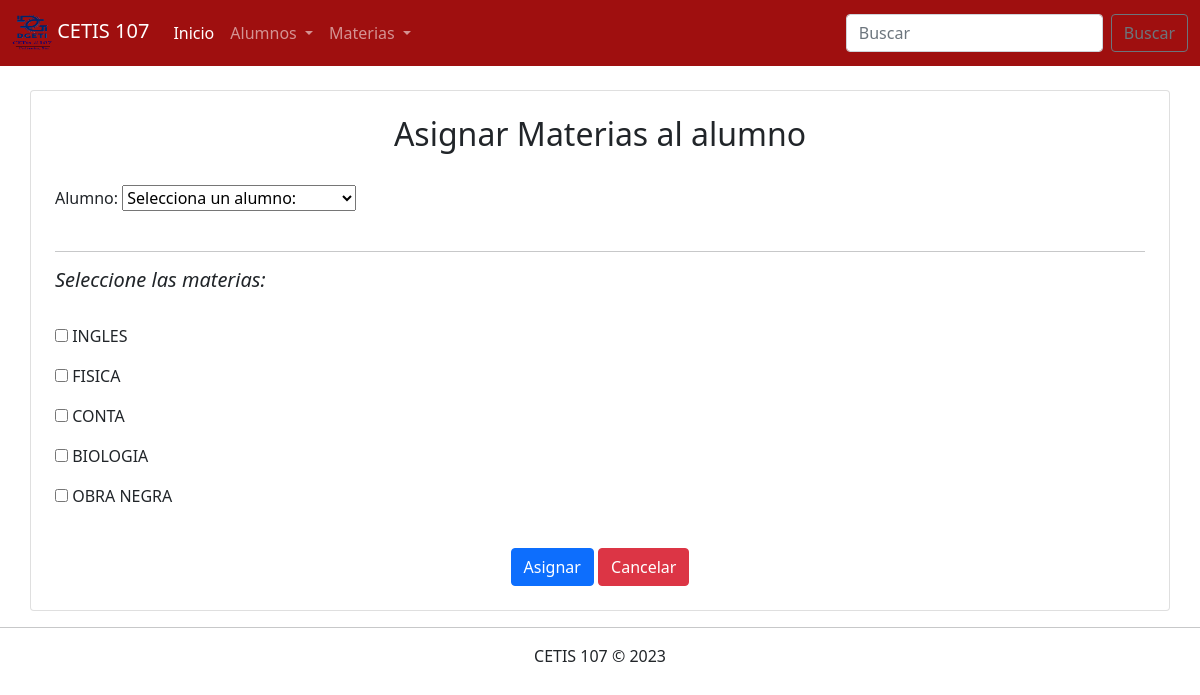
Page /Parcial3/AsignarMaterias.php on the earlier database version.
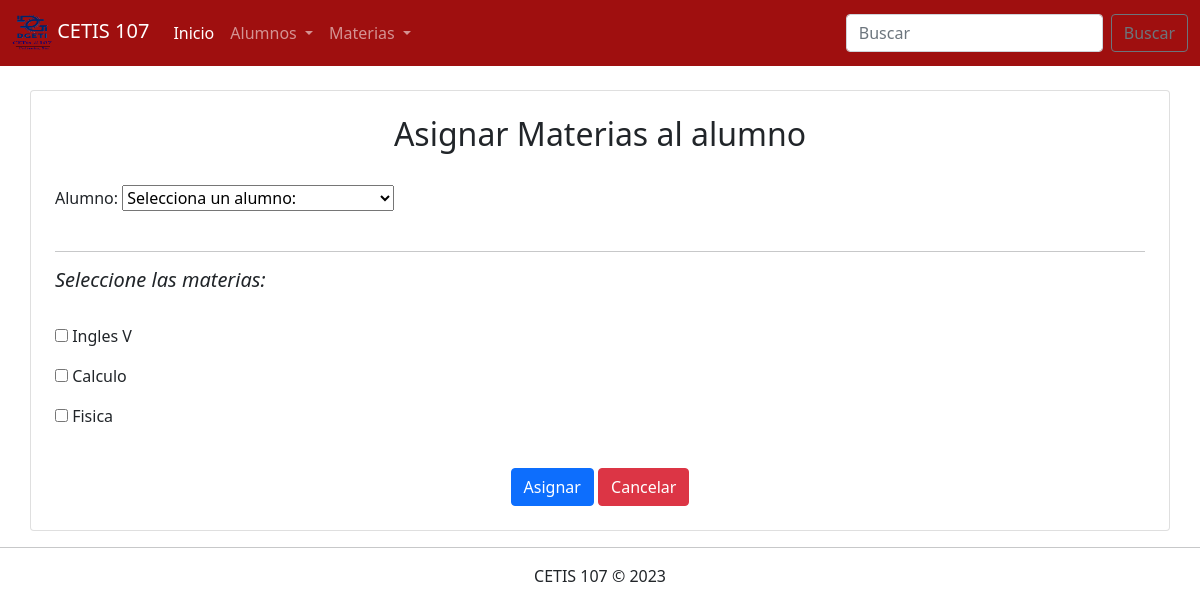
Same page on the later database version.
### tables this page shows
CREATE TABLE `materias` (
  `id` int(11) NOT NULL,
  `nombre` varchar(100) NOT NULL,
  `semestre` int(11) NOT NULL,
  `especialidad` varchar(50) NOT NULL
);

### Parcial3/AsignarMaterias.php (the view, shortened to what this page needs)
<!DOCTYPE html>
<html lang="en">
<head>
    <link rel="stylesheet" href="css/bootstrap.css">
</head>
<body>
    <?php
        include 'menu.php';
        include 'conexion.php';
        $sql_alumnos = "SELECT * FROM alumnos";
        $sql_materias = "SELECT * FROM materias";
        $datos_alumnos = $conexion->query($sql_alumnos);
        $datos_materias = $conexion->query($sql_materias);
    ?>
    <div class="container"><br>
        <div class="row">
            <div class="col-12 card p-4">
            <center><h2>Asignar Materias al alumno</h2></center><br>
                <form action="">
                    <label for="">Alumno:</label>
                    <select name="alumno" id="form-control" >
                        <option value="">Selecciona un alumno:</option>
                    </select>
                    <br><br><hr>
                <i><h5>Seleccione las materias:</h5></i><br>
                    <?php
                        if($datos_materias->num_rows > 0) {
                            while($registro = $datos_materias->fetch_assoc()){  ?>
                             <p><input type="checkbox" name="materias[]" value="<?php echo $registro["id"]; ?>"> <?php echo $registro["nombre"]; ?></p>
                        <?php } } ?>
                    <div><br>
                        <center><input type="submit" class="btn btn-primary" value="Asignar">
                        <a href="" class="btn btn-danger">Cancelar</a></center>
                    </div>
                </form>
            </div>
        </div>
    </div>
<footer class="text-center">
        <hr>
        CETIS 107 &copy; 2023
    </footer>
</body>
</html>

Differences in the rows shown:
removed materias: nombre "CONTA"
removed materias: nombre "BIOLOGIA"
removed materias: nombre "OBRA NEGRA"
changed materias: nombre "INGLES" → "Ingles V"
changed materias: nombre "FISICA" → "Calculo"
added materias: nombre "Fisica"
